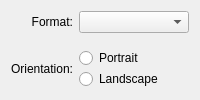
               <widget class="QWidget" name="m_paperFormatStandardTab" >
                <attribute name="title" >
                 <string>Standard</string>
                </attribute>
                <layout class="QGridLayout" name="_2" >
                 <item row="0" column="0" >
                  <widget class="QLabel" name="m_paperFormatLabel" >
                   <property name="sizePolicy" >
                    <sizepolicy vsizetype="Preferred" hsizetype="Minimum" >
                     <horstretch>0</horstretch>
                     <verstretch>0</verstretch>
                    </sizepolicy>
                   </property>
                   <property name="text" >
                    <string>Format:</string>
                   </property>
                   <property name="alignment" >
                    <set>Qt::AlignRight|Qt::AlignTrailing|Qt::AlignVCenter</set>
                   </property>
                  </widget>
                 </item>
                 <item row="0" column="1" >
                  <widget class="QComboBox" name="m_paperFormatComboBox" >
                   <property name="sizePolicy" >
                    <sizepolicy vsizetype="Fixed" hsizetype="Preferred" >
                     <horstretch>0</horstretch>
                     <verstretch>0</verstretch>
                    </sizepolicy>
                   </property>
                  </widget>
                 </item>
                 <item row="2" column="0" >
                  <widget class="QLabel" name="m_paperOrientationLabel" >
                   <property name="sizePolicy" >
                    <sizepolicy vsizetype="Preferred" hsizetype="Minimum" >
                     <horstretch>0</horstretch>
                     <verstretch>0</verstretch>
                    </sizepolicy>
                   </property>
                   <property name="text" >
                    <string>Orientation:</string>
                   </property>
                   <property name="alignment" >
                    <set>Qt::AlignRight|Qt::AlignTrailing|Qt::AlignVCenter</set>
                   </property>
                  </widget>
                 </item>
                 <item row="2" column="1" >
                  <widget class="QFrame" name="frame_2" >
                   <property name="sizePolicy" >
                    <sizepolicy vsizetype="Maximum" hsizetype="MinimumExpanding" >
                     <horstretch>0</horstretch>
                     <verstretch>0</verstretch>
                    </sizepolicy>
                   </property>
                   <property name="frameShape" >
                    <enum>QFrame::NoFrame</enum>
                   </property>
                   <property name="frameShadow" >
                    <enum>QFrame::Sunken</enum>
                   </property>
                   <layout class="QVBoxLayout" >
                    <property name="spacing" >
                     <number>1</number>
                    </property>
                    <property name="margin" >
                     <number>0</number>
                    </property>
                    <item>
                     <widget class="QRadioButton" name="m_paperOrientationPortraitRadioButton" >
                      <property name="text" >
                       <string>Portrait</string>
                      </property>
                     </widget>
                    </item>
                    <item>
                     <widget class="QRadioButton" name="m_paperOrientationLandscapeRadioButton" >
                      <property name="text" >
                       <string>Landscape</string>
                      </property>
                     </widget>
                    </item>
                   </layout>
                  </widget>
                 </item>
                 <item row="1" column="1" >
                  <spacer name="verticalSpacer" >
                   <property name="orientation" >
                    <enum>Qt::Vertical</enum>
                   </property>
                   <property name="sizeHint" stdset="0" >
                    <size>
                     <width>20</width>
                     <height>0</height>
                    </size>
                   </property>
                  </spacer>
                 </item>
                </layout>
               </widget>
